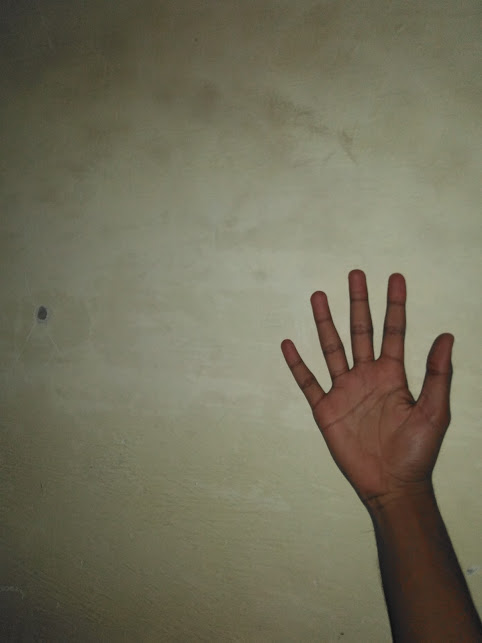
#> input picture test.jpg, 482 x 643 px
$ python check.py
#> lines starting #> are read from the running program, lines starting #| are printed output that depends on the picture; after the words box and inside, x2 and y2 are one past the last pixel; in counts of white or black regions, pixels touching at a corner belong together
import cv2
import numpy as np
from matplotlib import pyplot as plt

img = cv2.imread('test.jpg',0)
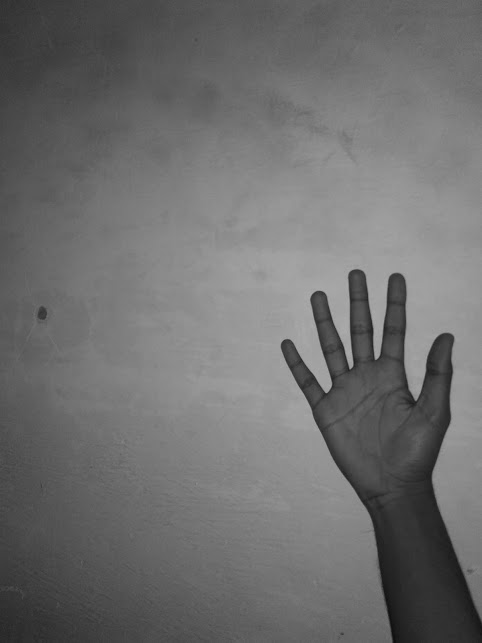
#> img: shape (643, 482); min 14, max 172, mean 110
edges = cv2.Canny(img,100,200)
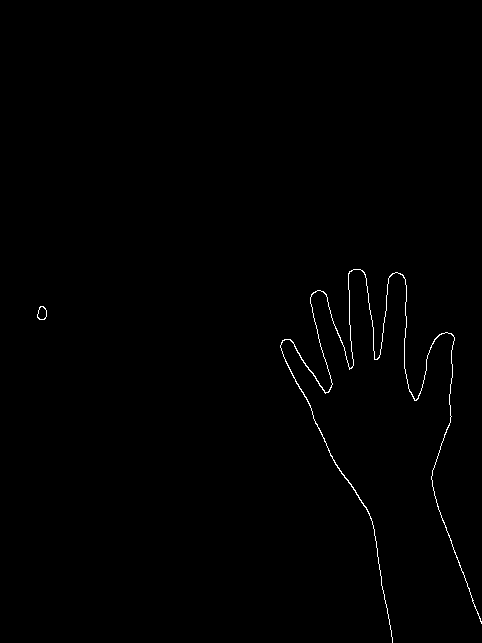
#> edges: shape (643, 482); 0.51% white in thin lines or dots, all inside (x1, y1, x2, y2) = (37, 269, 482, 643)
cv2.imwrite('tedges.jpg',edges)
#> (the run stopped early here; a loop or call above may not have finished)

$ run again, with temp.jpg copied over test.jpg
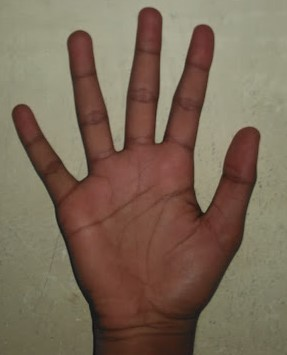
#> input picture temp.jpg, 287 x 355 px
#> `img = cv2.imread('test.jpg',0)`:
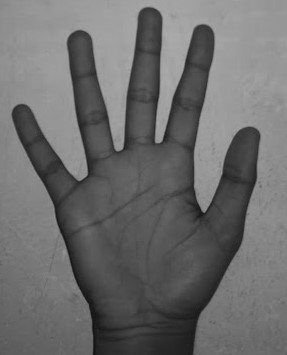
#> img: shape (355, 287); min 14, max 174, mean 108.3
#> `edges = cv2.Canny(img,100,200)`:
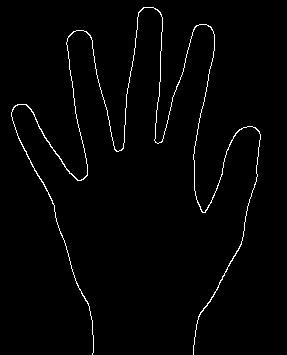
#> edges: shape (355, 287); 1.7% white in thin lines or dots, all inside (x1, y1, x2, y2) = (11, 7, 261, 355)

$ run again, with temp1.jpg copied over test.jpg
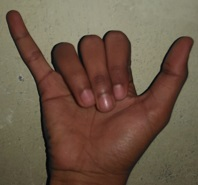
#> input picture temp1.jpg, 198 x 185 px
#> `img = cv2.imread('test.jpg',0)`:
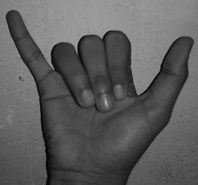
#> img: shape (185, 198); min 3, max 181, mean 92.9
#> `edges = cv2.Canny(img,100,200)`:
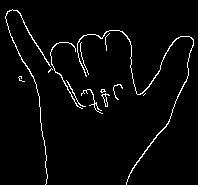
#> edges: shape (185, 198); 3.1% white in thin lines or dots

$ run again, with temp2.jpg copied over test.jpg
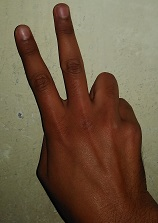
#> input picture temp2.jpg, 158 x 223 px
#> `img = cv2.imread('test.jpg',0)`:
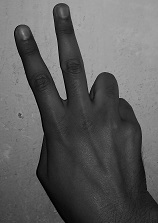
#> img: shape (223, 158); min 0, max 182, mean 94.3
#> `edges = cv2.Canny(img,100,200)`:
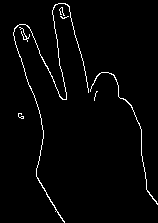
#> edges: shape (223, 158); 2.3% white in thin lines or dots
